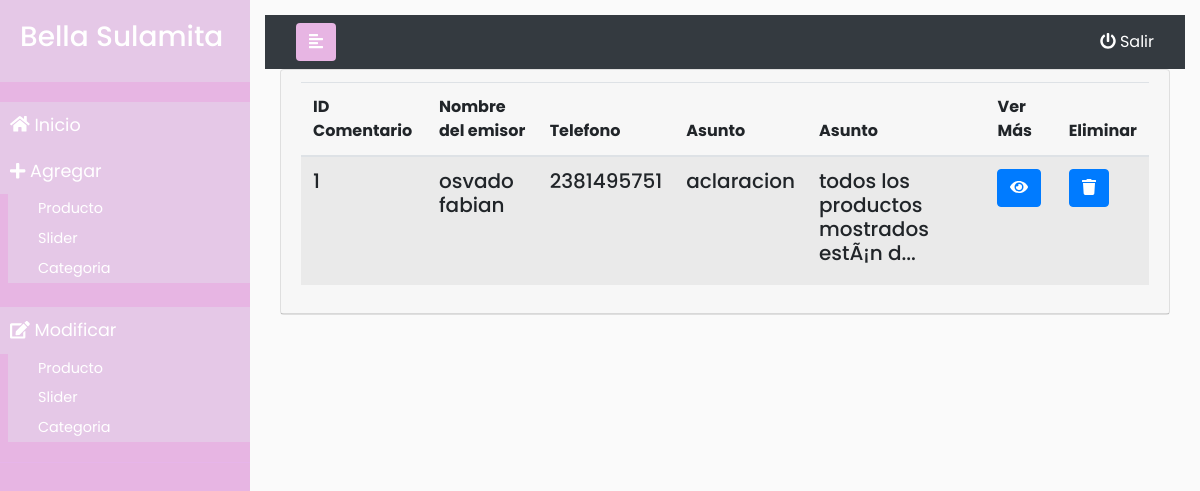
Page /administrador/tablaComentarios.php (signed in) on the earlier database version.
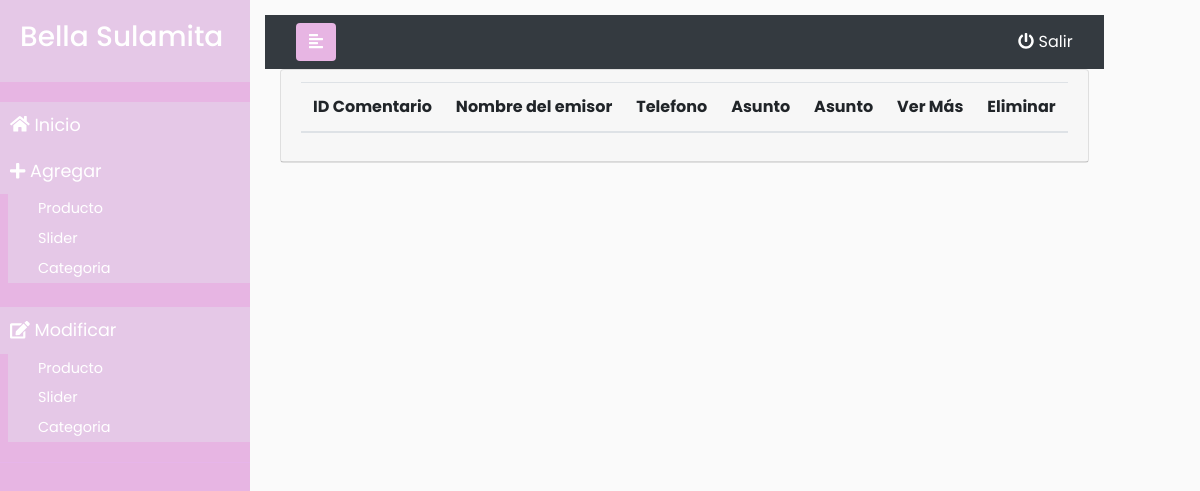
Same page on the later database version.
### tables this page shows
CREATE TABLE `formulario` (
  `id` int(11) NOT NULL,
  `nombre` varchar(80) NOT NULL,
  `telefono` bigint(20) NOT NULL,
  `asunto` varchar(80) NOT NULL,
  `mensaje` text NOT NULL
);

### backend/modelo/BD.php (called while the page is built, shortened)
<?php
class BD {
    private $servername = "localhost";
    private $username = "root";
    private $password = "";
    private $database = "bellaSulamita";
    public function __construct() {
        try {
            $this->conn = new PDO("mysql:host=$this->servername;dbname=$this->database", $this->username, $this->password);
        } catch (PDOException $e) {
            echo "Connection failed: " . $e->getMessage();
        }
    }
}

### backend/modelo/MContacto.php (called while the page is built, shortened)
<?php
class MContacto  extends BD{
    public function consultarTodas(){
        try {
            $stmt = $this->conn->prepare("SELECT * FROM formulario");
            $stmt->execute();
            return $stmt->fetchAll();
        } catch (PDOException $e) {
            echo "Error: " . $e->getMessage();
        }
    }
}

### backend/controlador/CContacto.php (the view, shortened to what this page needs)
<?php
class CContacto {
    private $modelo;
    public function __construct() {
        $this->modelo= new MContacto();
    }
    public function mostrarFormulariosAdmin() {
        $formulario = $this->modelo->consultarTodas();
        $acu = "";
        foreach ($formulario as $form) {
            $acu .= '<tbody>
			<tr>
                            <th scope="row"><h5>' . $form["id"] . '</h5></th>
                            <th scope="row"><h5>' . $form["nombre"] . '</h5></th>
                            <th scope="row"><h5>' . $form["telefono"] . '</h5></th>
                            <th scope="row"><h5>' . $form["asunto"] . '</h5></th>
                            <th scope="row"><h5>' . substr($form["mensaje"],0,40) . '...</h5></th>
                            <td><button type="button" class="btn btn-primary"><a href="verComentario.php?id=' . $form["id"] . '"><i class="fa fa-eye"></i></a></button></td>
                            <td><button type="button" class="btn btn-primary"><a href="eliminarComentario.php?id=' . $form["id"] . '"><i class="fa fa-trash"></i></a></button></td>
			</tr>
                    </tbody>';
        }
        return $acu;
    }
}

Differences in the rows shown:
removed formulario: id "1", nombre "osvado fabian", telefono "2381495751", asunto "aclaracion", mensaje "todos los productos mostrados estÃ¡n d"
